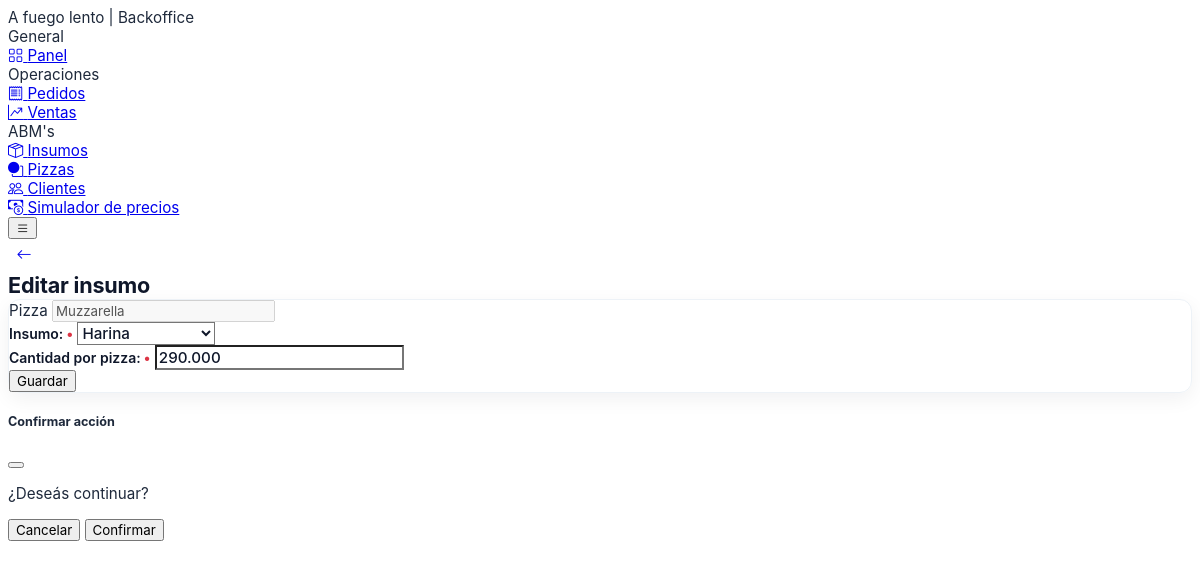
Page /recipes/1/edit/ on the earlier database version.
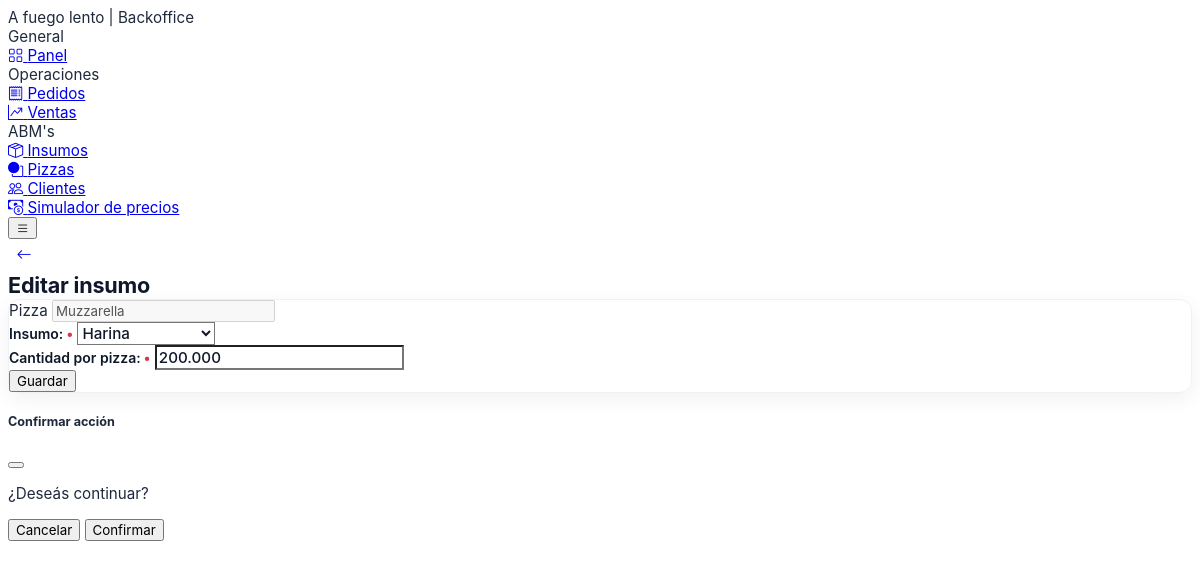
Same page on the later database version.
### core/models.py (models this page shows, shortened)
class RecipeItem(models.Model):
    pizza = models.ForeignKey(Pizza, on_delete=models.CASCADE, related_name="recipe_items")
    ingredient = models.ForeignKey(Ingredient, on_delete=models.PROTECT, related_name="recipe_items")
    quantity = models.DecimalField(max_digits=12, decimal_places=3, validators=[MinValueValidator(0.001)])
    class Meta:
        constraints = [
            models.UniqueConstraint(fields=["pizza", "ingredient"], name="uniq_recipe_item"),
        ]

### core/views.py (the view, shortened to what this page needs)
# urls.py: path("recipes/<int:pk>/edit/", RecipeItemUpdateView.as_view(), name="recipe_update"),
class RecipeItemUpdateView(View):
    template_name = "core/recipe_form.html"
    def get(self, request, pk):
        recipe = get_object_or_404(RecipeItem.objects.select_related("pizza", "ingredient"), pk=pk)
        form = RecipeItemForm(instance=recipe, fixed_pizza=recipe.pizza)
        return render(
            request,
            self.template_name,
            {"form": form, "recipe": recipe, "pizza": recipe.pizza},
        )

### core/forms.py (shortened to what this page needs)
class RecipeItemForm(forms.ModelForm):
    quantity = forms.CharField()
    class Meta:
        model = RecipeItem
        fields = ["pizza", "ingredient", "quantity"]
    def __init__(self, *args, **kwargs):
        self.fixed_pizza = kwargs.pop("fixed_pizza", None)
        super().__init__(*args, **kwargs)
        _apply_styles(self)
        self.fields["ingredient"].queryset = Ingredient._default_manager.filter(is_active=True).order_by("name")
        self.fields["ingredient"].label = "Insumo"
        self.fields["quantity"].label = "Cantidad por pizza"
        if self.fixed_pizza is not None:
            self.fields.pop("pizza", None)
        else:
            self.fields["pizza"].queryset = Pizza._default_manager.filter(is_active=True).order_by("name")
            self.fields["pizza"].label = "Pizza"

### core/models.py (called while the page is built)
    def __str__(self):
        return self.name

### templates/core/recipe_form.html (shortened to what this page needs)
{% extends "base.html" %}
{% block page_back %}
<a class="btn btn-icon btn-light-primary bo-back-btn" href="{% if pizza %}{% url 'core:pizza_update' pizza.id %}{% else %}/pizzas/{% endif %}" title="Volver">
  <i class="bi bi-arrow-left"></i>
</a>
{% endblock %}
{% block page_title %}{% if recipe %}Editar insumo{% else %}Agregar insumo{% endif %}{% endblock %}
{% block content %}
<div class="card bo-content-card">
  <div class="card-body">
    {% if pizza %}
      <div class="mb-4">
        <label class="form-label text-dark">Pizza</label>
        <input class="form-control" type="text" value="{{ pizza.name }}" readonly disabled>
      </div>
    {% endif %}
    <form method="post" class="bo-form">
      {% for field in form %}
        <div class="mb-4">
          {{ field.label_tag }}
          {{ field }}
        </div>
      {% endfor %}
      <button class="btn btn-primary" type="submit">Guardar</button>
    </form>
  </div>
</div>
{% endblock %}

Differences in the rows shown:
changed RecipeItem "Harina": quantity "290.000" → "200.000"
